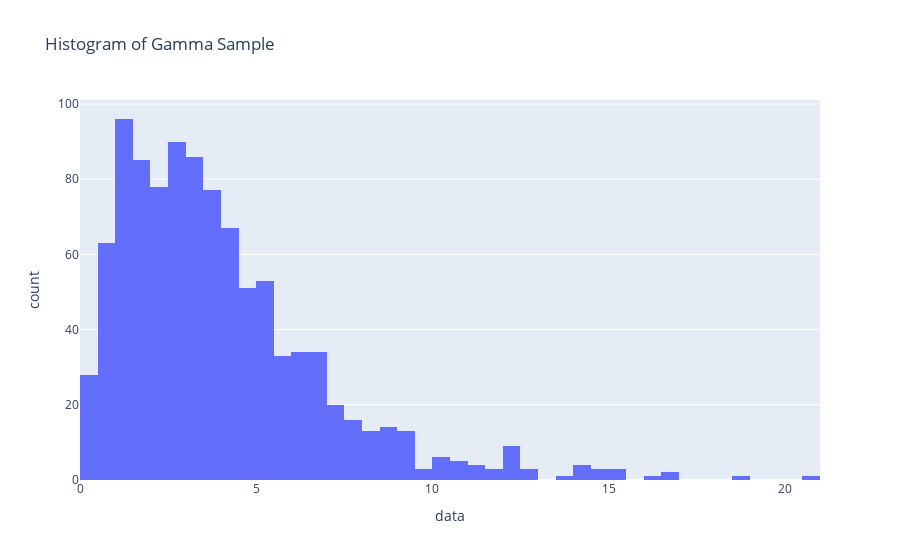

Notebook source saved alongside this figure:
### Code cell
# new code with comments 

from scipy import stats
import pandas as pd
import numpy as np

# Step 1: Generates a random sample from a gamma distribution
sample1 = stats.gamma(a=2, scale=2).rvs(size=1000)

# Step 2: Creates a histogram of the sample data
fig1 = px.histogram(pd.DataFrame({'data': sample1}), x="data", title="Histogram of Gamma Sample")
fig1.show()  # Shows the histogram

# Step 3: Calculates and prints the mean of the sample
mean_sample1 = sample1.mean()
print(f"Mean of sample1: {mean_sample1}")

# Step 4: Calculates and prints the median of the sample
median_sample1 = np.quantile(sample1, [0.5])[0]
print(f"Median of sample1: {median_sample1}")

# Step 5: Generates a second sample of negative values from the gamma distribution
sample2 = -stats.gamma(a=2, scale=2).rvs(size=1000)

### Figure 1 — Plotly figure (JSON) as saved in the notebook; plotly's stock layout.template omitted (floating-point values rounded to 4 significant figures; data arrays with more than 128 entries replaced by an {"elided": "..."} marker saying what was removed)
{"data": [{"alignmentgroup": "True", "bingroup": "x", "hovertemplate": "data=%{x}<br>count=%{y}<extra></extra>", "legendgroup": "", "marker": {"color": "#636efa", "pattern": {"shape": ""}}, "name": "", "offsetgroup": "", "orientation": "v", "showlegend": false, "type": "histogram", "x": {"elided": "1000 float values"}, "xaxis": "x", "yaxis": "y"}], "layout": {"barmode": "relative", "legend": {"tracegroupgap": 0}, "title": {"text": "Histogram of Gamma Sample"}, "xaxis": {"anchor": "y", "domain": [0, 1], "title": {"text": "data"}}, "yaxis": {"anchor": "x", "domain": [0, 1], "title": {"text": "count"}}}}
